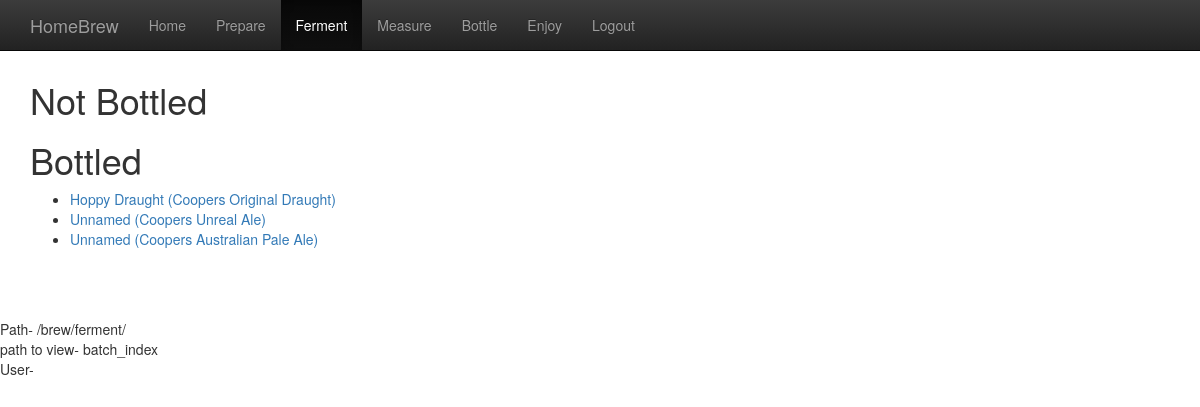
Page /brew/ferment/ on the earlier database version.
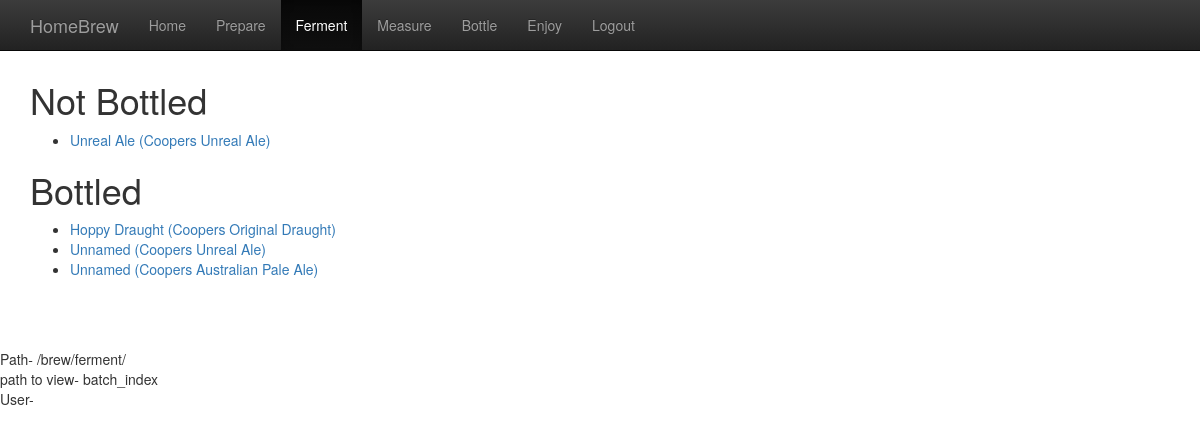
Same page on the later database version.
### brew/models.py (models this page shows, shortened)
class Batch(models.Model):
    class Meta:
        ordering = ['-date']
    def __str__(self):
        if self.name == '':
            friendly = 'Unnamed'
        else:
            friendly = self.name
        friendly = friendly + ' (' + force_text(self.recipe) + ')'
        return friendly
    @property
    def is_bottled(self):
        return self.bottling_set.count() != 0
    name = models.CharField(max_length=100, blank=True, null=True)
    recipe = models.ForeignKey(Recipe)
    description = models.CharField(max_length=200, blank=True, null=True)
    date = models.DateTimeField('date brewed')

class Recipe(models.Model):
    class Meta:
        ordering = ['-date']
    def __str__(self):
        return self.name
    name = models.CharField(max_length=100)
    description = models.CharField(max_length=200, blank=True, null=True)
    ingredient = models.ManyToManyField(Ingredient)  # Refer above
    date = models.DateTimeField('date created', default=datetime.now)
    min_fermentation_days = models.IntegerField('guideline days in fermenter', default=7)
    min_bottled_days = models.IntegerField('min days in bottle', default=14)

### brew/views.py (the view)
class BatchIndexView(generic.ListView):
    model = Batch

### brew/templatetags/brew_extras.py (called while the page is built)
@register.simple_tag
def active_page(request, view_name):
    from django.core.urlresolvers import resolve, Resolver404
    if not request:
        return ""
    try:
        return "active" if resolve(request.path_info).url_name == view_name else ""
    except Resolver404:
        return ""

@register.filter
def tourl(value): # Only one argument.
    from django.core.urlresolvers import resolve, Resolver404
    return resolve(value).url_name

### brew/templates/brew/batch_list.html (shortened to what this page needs)
{% extends "brew/base.html" %}
{% block content %}
    <h1>Not Bottled</h1>
    <ul>
        {% for batch in batch_list %}
            {% if not batch.is_bottled %}
                <li><a href="{% url 'brew:batch_detail' batch.id %}"> {{ batch }}</a></li>
            {% endif %}
        {% empty %}
            <p>No batch defined.</p>
        {% endfor %}
    </ul>
    <h1>Bottled</h1>
    <ul>
        {% for batch in batch_list %}
            {% if batch.is_bottled %}
                <li><a href="{% url 'brew:batch_detail' batch.id %}"> {{ batch }}</a></li>
            {% endif %}
        {% empty %}
            <p>No batch defined.</p>
        {% endfor %}
    </ul>
{% endblock content %}

### brew/templates/brew/base.html (shortened to what this page needs)
{% load staticfiles %}
{% load brew_extras %}
<!DOCTYPE html>
<html lang="en">
  <head>
    <link href="{% static "css/bootstrap.min.css" %}" rel="stylesheet">
    <link href="{% static "css/bootstrap-theme.min.css" %}" rel="stylesheet">
    <link href="{% static "brew/style.css" %}" rel="stylesheet">
  </head>
<body>
    <nav class="navbar navbar-inverse navbar-fixed-top">
      <div class="container">
        <div class="navbar-header">
          <a class="navbar-brand" href="/brew/#">HomeBrew</a>
        </div>
        <div id="navbar" class="collapse navbar-collapse">
          <ul class="nav navbar-nav">
              <li class="{% active_page request "index" %}"><a href="#">Home</a></li>
              <li class="{% active_page request "recipe_index" %}"><a href="{% url 'brew:recipe_index' %}">Prepare</a></li>
              <li class="{% active_page request "batch_index" %}"><a href="{% url 'brew:batch_index' %}">Ferment</a></li>
              <li class="{% active_page request "bottling_index" %}"><a href="{% url 'brew:bottling_index' %}">Measure</a></li>
              <li class="{% active_page request "measure_index" %}"><a href="{% url 'brew:measure_index' %}">Bottle</a></li>
              <li class="{% active_page request "drink_index" %}"><a href="{% url 'brew:drink_index' %}">Enjoy</a></li>
              <li class="{% active_page request "logout" %}"><a href="{% url 'logout' %}">Logout</a></li>
          </ul>
        </div>
      </div>
    </nav>
    <div class="container">
    {% block content %}{% endblock %}
    </div>
    <br><br><br>
    Path- {{ request.path_info }}<br/>
    path to view- {{ request.path_info|tourl }} <br/>
    User- {{ user.username }} <br/>
</body>
<link rel="stylesheet" type="text/css" href="{% static "js/datetimepicker/jquery.datetimepicker.css"%}" />

### brew/static/brew/style.css (style rules this page uses)
body { padding-top: 60px; padding-bottom: 40px; }

Differences in the rows shown:
added Batch: name+recipe "Unreal Ale (Coopers Unreal Ale)", shown under "Not Bottled"
